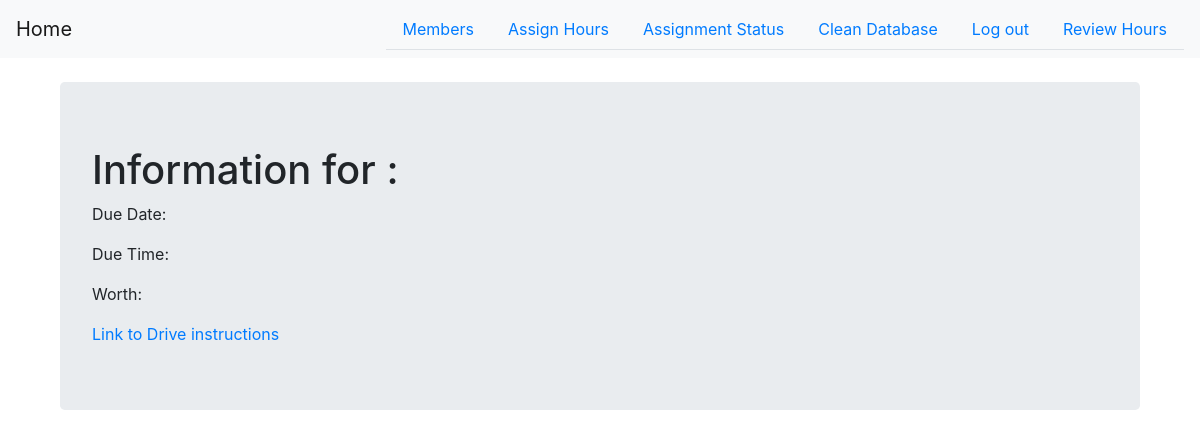
The page /task/2 (signed in) on the database as committed earlier.
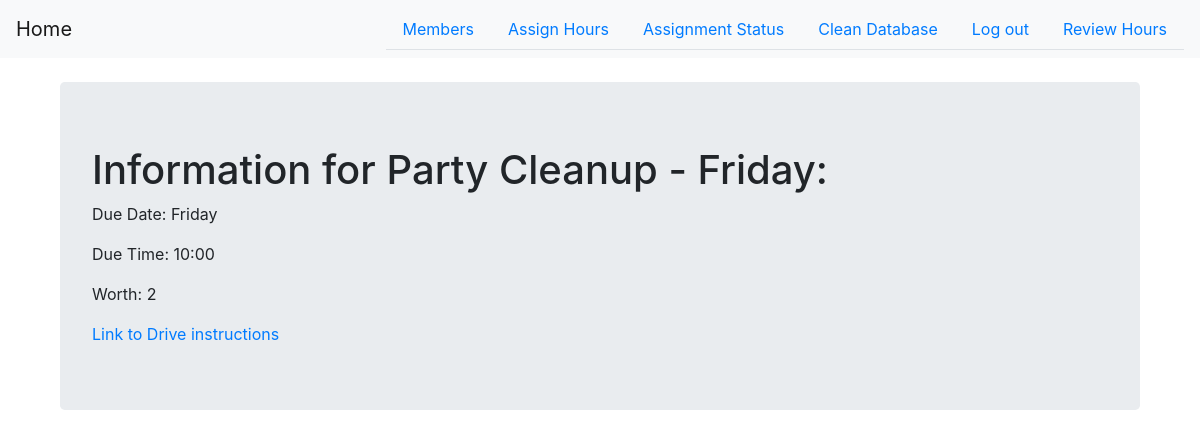
The same page on the database as committed later.
### app.py (models this page shows, shortened)
class CleanupHour(db.Model):
    id = db.Column(db.Integer, primary_key=True)
    name = db.Column(db.Text)
    task_id = db.Column(db.Integer)
    day = db.Column(db.Text)
    due_time = db.Column(db.Text)
    worth = db.Column(db.Integer)
    difficulty = db.Column(db.Integer)
    link = db.Column(db.Text)

### app.py (the view)
@app.route('/task/<identifier>')
@login_required
def task_page(identifier):
    task = CleanupHour.query.get(identifier)
    return render_template('task_page.html', task=task)

### app.py (called while the page is built)
@login_manager.user_loader
def load_user(user_id):
    return User.query.get(user_id)

### templates/task_page.html
{% extends "base.html" %}
{% block content %}
    <br>
    <div class="jumbotron" style="margin-right: 5%; margin-left: 5%">
        <h1>Information for {{ task.name }}:</h1>
        <p>Due Date: {{ task.day}}</p>
        <p>Due Time: {{ task.due_time }}</p>
        <p>Worth: {{ task.worth }}</p>
        <a href="{{ task.link }}">Link to Drive instructions</a>
    </div>
{% endblock %}

Rows that differ between the two databases and show on the page:
added CleanupHour: name "Party Cleanup - Friday", day "Friday", due_time "10:00", worth "2"
